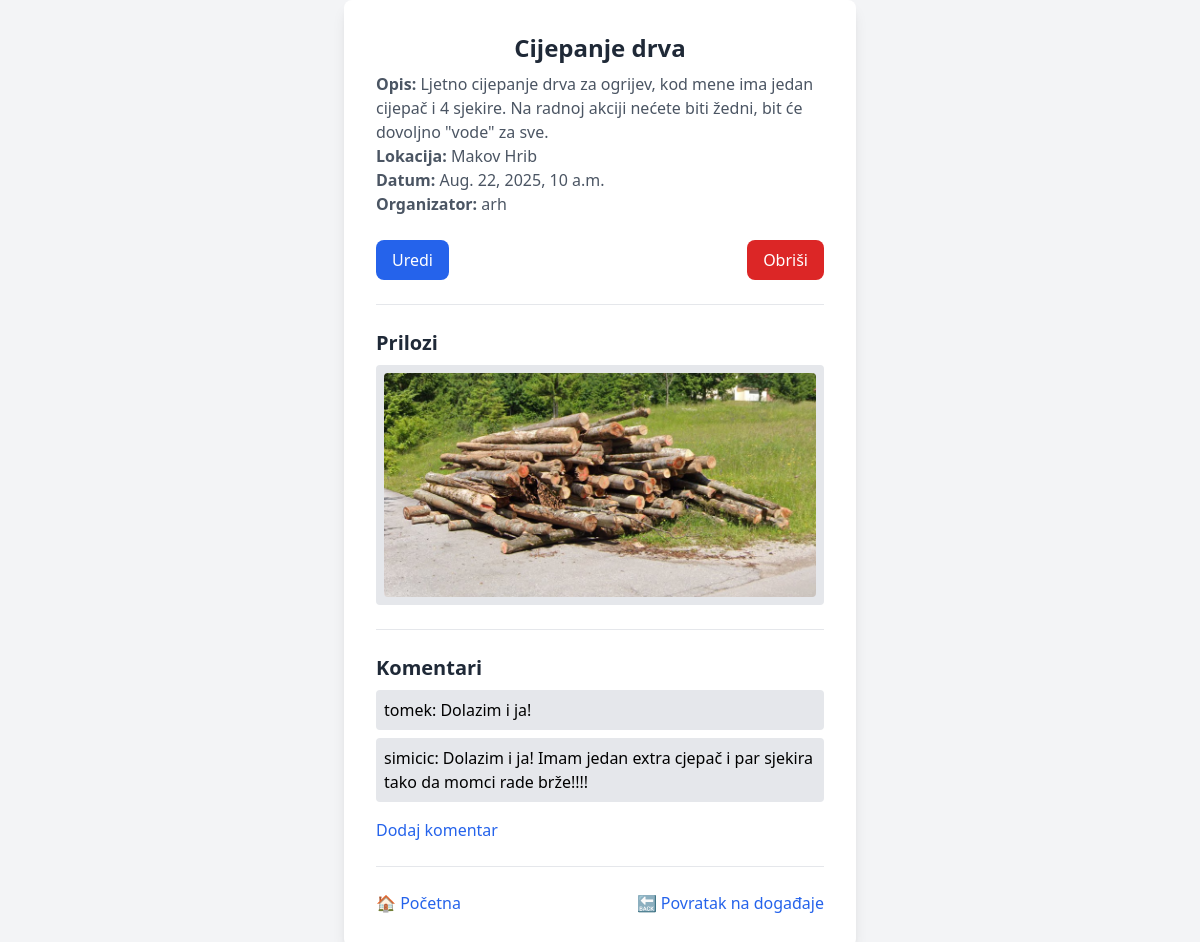
Page /event/13/ (signed in) on the committed database.
### main/models.py (models this page shows, shortened)
class Event(models.Model):
    title = models.CharField(max_length=200)
    description = models.TextField()
    date = models.DateTimeField()
    location = models.CharField(max_length=255)
    organizer = models.ForeignKey(User, on_delete=models.CASCADE)
    created_at = models.DateTimeField(auto_now_add=True)
    updated_at = models.DateTimeField(auto_now=True)
    class Meta:
        default_permissions = ()
        permissions = [
            ("add_event", "Can add event"),
            ("view_event", "Can view event"),
            ("register_event", "Can register for event"),
            ("comment_event", "Can comment on event"),
        ]

class CustomUser(AbstractUser):
    phone_number = models.CharField(max_length=15, blank=True, null=True)
    address = models.TextField(blank=True, null=True)

class Attachment(models.Model):
    event = models.ForeignKey(Event, on_delete=models.CASCADE, related_name='attachments')
    file = models.FileField(upload_to='attachments/')
    uploaded_at = models.DateTimeField(auto_now_add=True)
    class Meta:
        default_permissions = ()
        permissions = [
            ("add_attachment", "Can add attachment"),
            ("view_attachment", "Can view attachment"),
        ]

class Comment(models.Model):
    event = models.ForeignKey(Event, on_delete=models.CASCADE, related_name='comments')
    author = models.ForeignKey(User, on_delete=models.CASCADE)
    content = models.TextField()
    created_at = models.DateTimeField(auto_now_add=True)
    class Meta:
        default_permissions = ()
        permissions = [
            ("add_comment", "Can add comment"),
            ("view_comment", "Can view comment"),
        ]

### main/views.py (the view)
# urls.py: path('event/<int:pk>/', EventDetailView.as_view(), name='event_detail'),
class EventDetailView(LoginRequiredMixin, DetailView):
    model = Event
    template_name = 'main/Event/event_detail.html'
    context_object_name = 'event'
    def get_context_data(self, **kwargs):
        context = super().get_context_data(**kwargs)
        context['attachments'] = self.object.attachments.all()
        event = self.get_object()
        user = self.request.user
        if user.is_authenticated:
            context['is_participating'] = Participation.objects.filter(event=event, participant=user).exists()
        else:
            context['is_participating'] = False
        return context

### main/templatetags/custom_filters.py (called while the page is built)
@register.filter
def is_image(file_path):
    valid_extensions = ['.jpg', '.jpeg', '.png', '.gif', '.bmp']
    if hasattr(file_path, 'name'):
        ext = os.path.splitext(file_path.name)[-1].lower()
    else:
        ext = os.path.splitext(file_path)[-1].lower()
    return ext in valid_extensions

### templates/main/Event/event_detail.html (shortened to what this page needs)
<!DOCTYPE html>
<html lang="en">
<head>
    <script src="https://cdn.tailwindcss.com"></script>
</head>
<body class="bg-gray-100 min-h-screen flex items-center justify-center">
    <div class="bg-white p-8 rounded-lg shadow-lg max-w-lg w-full">
        <h1 class="text-2xl font-semibold text-gray-800 text-center">{{ event.title }}</h1>
        <p class="mt-2 text-gray-600"><strong>Opis:</strong> {{ event.description }}</p>
        <p class="text-gray-600"><strong>Lokacija:</strong> {{ event.location }}</p>
        <p class="text-gray-600"><strong>Datum:</strong> {{ event.date }}</p>
        <p class="text-gray-600"><strong>Organizator:</strong> {{ event.organizer.username }}</p>
        <div class="mt-6 flex justify-between">
            {% if user == event.organizer %}
            <a href="{% url 'main:event_edit' event.pk %}"
               class="px-4 py-2 bg-blue-600 text-white rounded-lg hover:bg-blue-700">Uredi</a>
            <a href="{% url 'main:event_delete' event.pk %}"
               class="px-4 py-2 bg-red-600 text-white rounded-lg hover:bg-red-700">Obriši</a>
               {% endif %}
        </div>
        <hr class="my-6">
        {% load custom_filters %}
        <h2 class="text-xl font-semibold text-gray-800">Prilozi</h2>
        {% if attachments %}
            <ul class="mt-2 space-y-2">
                {% for attachment in attachments %}
                    <li class="bg-gray-200 p-2 rounded">
                        {% if attachment.file.url|is_image %}
                            <img src="{{ attachment.file.url }}" alt="Prilog" class="max-w-full h-auto rounded">
                        {% else %}
                            <a href="{{ attachment.file.url }}" target="_blank" class="text-blue-600 hover:underline">
                                {{ attachment.file.name }}
                            </a>
                        {% endif %}
                    </li>
                {% endfor %}
            </ul>
        {% else %}
            <p class="text-gray-600">Nema priloga za ovaj događaj.</p>
        {% endif %}
        <hr class="my-6">
        <h2 class="text-xl font-semibold text-gray-800">Komentari</h2>
        <ul class="mt-2 space-y-2">
            {% for comment in event.comments.all %}
                <li class="bg-gray-200 p-2 rounded">
                    {{ comment.author.username }}: {{ comment.content }}
                </li>
            {% empty %}
                <li class="text-gray-600">Nema komentara.</li>
            {% endfor %}
        </ul>
        <a href="{% url 'main:comment_add' event.pk %}" class="mt-4 inline-block text-blue-600 hover:underline">
            Dodaj komentar
        </a>
        <hr class="my-6">
        <div class="mt-6 flex justify-between">
            <a href="{% url 'main:home' %}" class="text-blue-600 hover:underline">🏠 Početna</a>
            <a href="{% url 'main:event_list' %}" class="text-blue-600 hover:underline">🔙 Povratak na događaje</a>
        </div>
    </div>
</body>
</html>

### rows in the picture
Event: title "Cijepanje drva", description "Ljetno cijepanje drva za ogrijev, kod mene ima jedan cijepač i 4 sjekire. Na radnoj akciji nećete biti žedni, bit će dovoljno \"vode\" za sve.", location "Makov Hrib", date "Aug. 22, 2025, 10 a.m.", organizer.username "arh"
Attachment: file (picture)
Comment: author.username "tomek", content "Dolazim i ja!"
Comment: author.username "simicic", content "Dolazim i ja! Imam jedan extra cjepač i par sjekira tako da momci rade brže!!!!"
